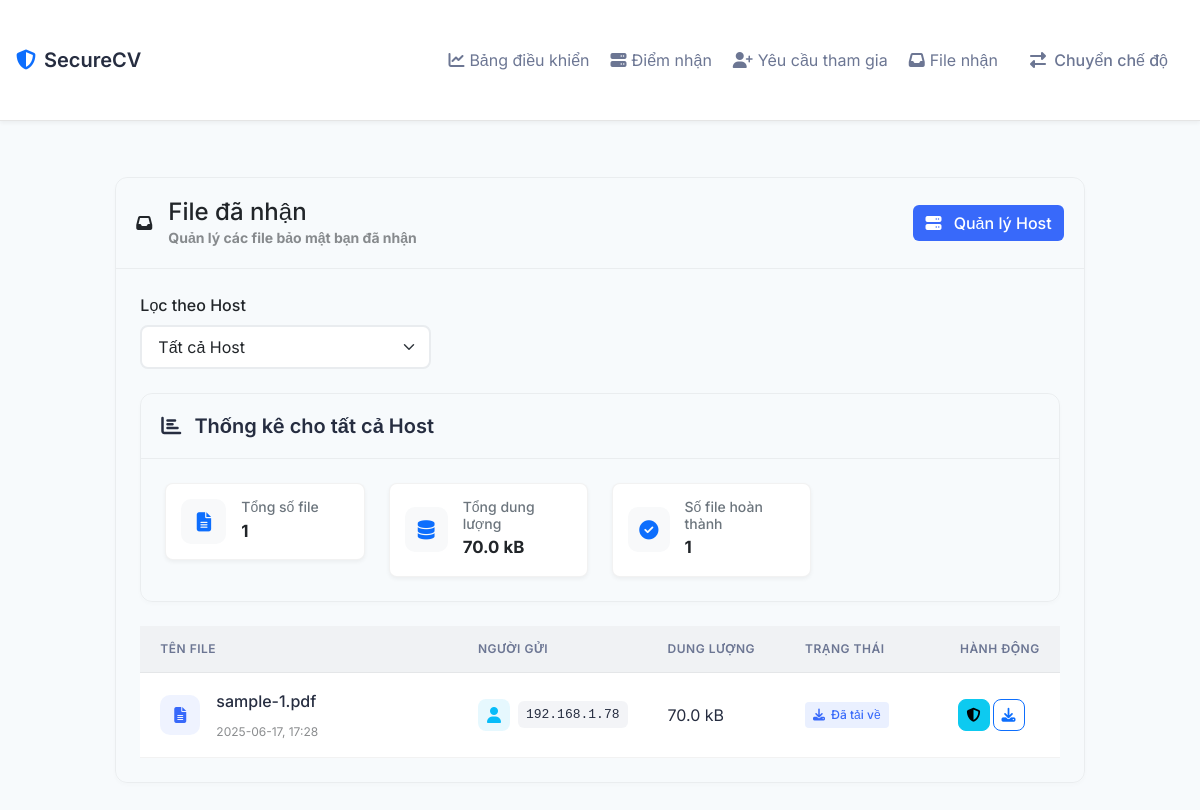
/receiver_files, run on an earlier commit of the app's database.
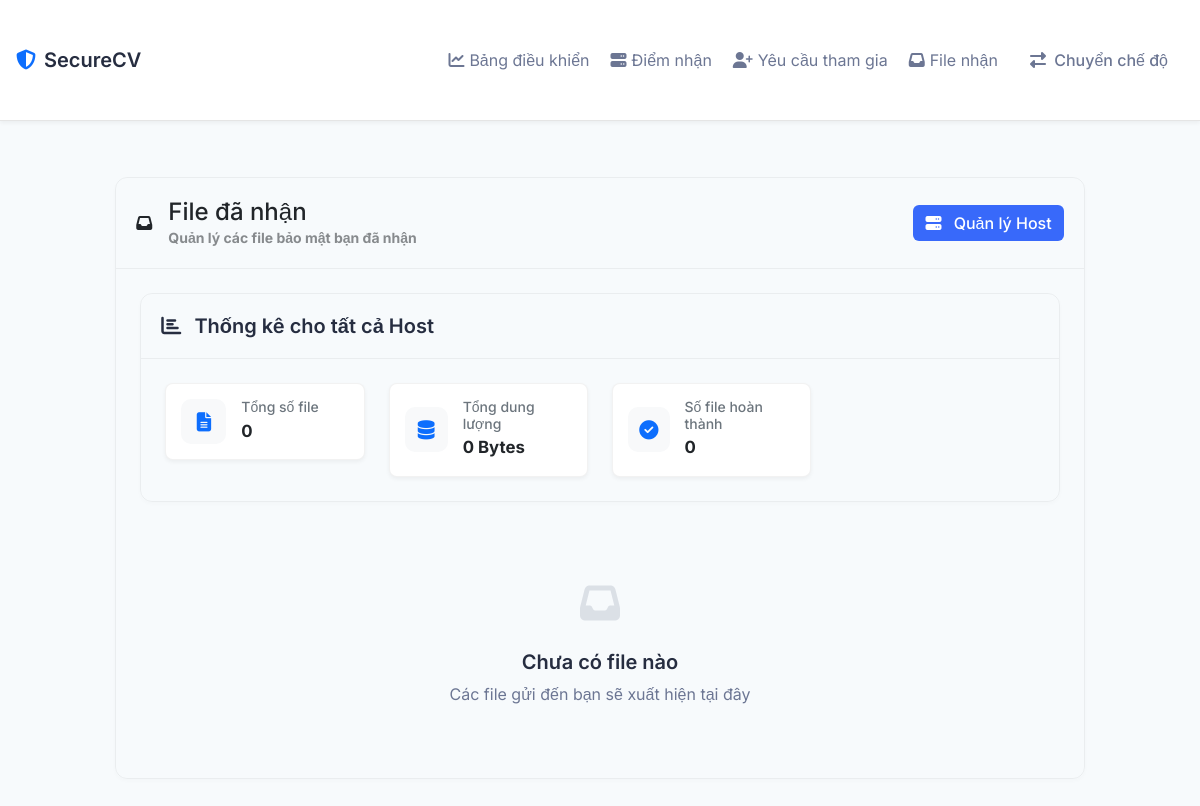
And on a later commit of the database.
### models.py (models this page shows, shortened)
class UploadSession(db.Model):
    id = db.Column(db.Integer, primary_key=True)
    sender_ip = db.Column(db.String(45), nullable=False)
    receiver_ip = db.Column(db.String(45), nullable=False)
    receiver_name = db.Column(db.String(100), nullable=False)
    session_token = db.Column(db.String(64), unique=True, nullable=False)
    filename = db.Column(db.String(255))
    file_hash = db.Column(db.String(128))
    file_size = db.Column(db.Integer)
    file_metadata = db.Column(db.Text)
    filepath = db.Column(db.String(512))
    drive_file_id = db.Column(db.String(100), nullable=True)
    drive_link = db.Column(db.String(512), nullable=True)
    source_type = db.Column(db.String(10))
    status = db.Column(db.String(20), default='pending')
    fail_step = db.Column(db.String(50))
    error_message = db.Column(db.Text)
    created_at = db.Column(db.DateTime, default=datetime.utcnow)
    updated_at = db.Column(db.DateTime, default=datetime.utcnow, onupdate=datetime.utcnow)
    downloaded_at = db.Column(db.DateTime)

### routes.py (the view)
@app.route('/receiver_files')
def receiver_files():
    client_ip = get_client_ip()
    hosts = Host.query.filter_by(created_by=client_ip).all()
    selected_host_id = request.args.get('host_id', type=int)
    if selected_host_id:
        selected_host = Host.query.get_or_404(selected_host_id)
        if selected_host.created_by != client_ip:
            flash('Access denied', 'error')
            return redirect(url_for('receiver_files'))
        received_files = UploadSession.query.filter_by(
            receiver_ip=selected_host.ip_address,
            receiver_name=selected_host.name
        ).order_by(UploadSession.created_at.desc()).all()
    else:
        host_ips = [host.ip_address for host in hosts]
        received_files = UploadSession.query.filter(
            UploadSession.receiver_ip.in_(host_ips)
        ).order_by(UploadSession.created_at.desc()).all()
    stats = {
        'total_files': len(received_files),
        'total_size': sum(f.file_size for f in received_files if f.file_size),
        'completed_files': len([f for f in received_files if f.status in [FILE_STATUS['VERIFIED'], FILE_STATUS['DOWNLOADED']]]),
    }
    return render_template('received_files.html',
                         hosts=hosts,
                         selected_host_id=selected_host_id,
                         received_files=received_files,
                         stats=stats)

### routes.py (called while the page is built)
def get_client_ip():
    ip = None
    if request.headers.get('X-Forwarded-For'):
        ip = request.headers.get('X-Forwarded-For').split(',')[0].strip()
    elif request.headers.get('X-Real-IP'):
        ip = request.headers.get('X-Real-IP')
    else:
        ip = request.remote_addr
    try:
        return ipaddress.ip_address(ip).exploded
    except ValueError:
        return None

### templates/received_files.html (shortened to what the changed rows need)
{% extends "base.html" %}
{% block content %}
<div class="row justify-content-center">
    <div class="col-lg-10">
        <div class="card mb-4">
            <div id="received-files-container" class="card-body">
                {% if hosts %}
                <div class="mb-4">
                    <form action="{{ url_for('receiver_files') }}" method="GET" class="row">
                        <div class="col-md-4">
                            <label class="form-label fw-medium mb-2">Lọc theo Host</label>
                            <select class="form-select" id="hostSelect" name="host_id" onchange="this.form.submit()">
                                <option value="">Tất cả Host</option>
                            </select>
                        </div>
                    </form>
                </div>
                {% endif %}
                <div class="card mb-4">
                    <div class="card-body">
                        <div class="row g-4">
                            <div class="col-md-3">
                                <div class="stat-card">
                                    <div class="stat-info">
                                        <h6>Tổng số file</h6>
                                        <strong>{{ stats.total_files }}</strong>
                                    </div>
                                </div>
                            </div>
                            <div class="col-md-3">
                                <div class="stat-card">
                                    <div class="stat-info">
                                        <h6>Tổng dung lượng</h6>
                                        <strong>{{ stats.total_size | filesizeformat }}</strong>
                                    </div>
                                </div>
                            </div>
                            <div class="col-md-3">
                                <div class="stat-card">
                                    <div class="stat-info">
                                        <h6>Số file hoàn thành</h6>
                                        <strong>{{ stats.completed_files }}</strong>
                                    </div>
                                </div>
                            </div>
                        </div>
                    </div>
                </div>
                {% if received_files %}
                <div class="table-responsive">
                    <table id="table-received-files" class="table table-hover align-middle mb-0">
                        <thead>
                            <tr>
                                <th style="width: 35%">Tên file</th>
                                <th style="width: 20%">Người gửi</th>
                                <th style="width: 15%">Dung lượng</th>
                                <th style="width: 15%">Trạng thái</th>
                                <th style="width: 15%" class="text-end">Hành động</th>
                            </tr>
                        </thead>
                        <tbody>
                            {% for file in received_files %}
                            <tr data-session-token="{{ file.session_token }}" data-file-id="{{ file.id }}">
                                <td>
                                    <div class="d-flex align-items-center">
                                        <div class="file-icon me-3">
                                            <i class="fas fa-file-alt"></i>
                                        </div>
                                        <div class="file-info">
                                            <div class="file-name">{{ file.filename }}</div>
                                            <div class="file-date text-muted small">
                                                {{ file.created_at.strftime('%Y-%m-%d, %H:%M') }}
                                            </div>
                                        </div>
                                    </div>
                                </td>
                                <td>
                                    <div class="d-flex align-items-center">
                                        <div class="sender-avatar me-2">
                                            <i class="fas fa-user"></i>
                                        </div>
                                        <code class="sender-ip">{{ file.sender_ip }}</code>
                                    </div>
                                </td>
                                <td>{{ file.file_size | filesizeformat }}</td>
                                <td>
                                    {% if file.status == 'verified' %}
                                        <span class="status-badge status-verified">
                                            <i class="fas fa-check-circle"></i>
                                            Đã xác thực
                                        </span>
                                    {% elif file.status == 'failed' %}
                                        <span class="status-badge status-failed">
                                            <i class="fas fa-times-circle"></i>
                                            Lỗi
                                        </span>
                                    {% elif file.status == 'downloaded' %}
                                        <span class="status-badge status-downloaded">
                                            <i class="fas fa-download"></i>
                                            Đã tải về
                                        </span>
                                    {% else %}
                                        <span class="status-badge status-pending">
                                            <i class="fas fa-clock"></i>
                                            Đang chờ
                                        </span>
                                    {% endif %}
                                </td>
                                <td class="text-end">
                                    <div id="file-action-btn" style="display: flex; gap: 3px; justify-content: center;">
                                        {% if file.status != 'pending' %}
                                        <button type="button" class="btn btn-sm btn-info verify-details-btn"
                                                data-session-token="{{ file.session_token }}"
                                                data-file-id="{{ file.id }}"
                                                data-host-id="{{ file.receiver_ip }}"
                                                data-bs-toggle="tooltip"
                                                data-bs-title="Xem chi tiết xác thực">
                                            <i class="fas fa-shield-alt"></i>
                                        </button>
                                        {% endif %}
                                        <button type="button" class="btn btn-sm btn-outline-primary download-btn"
                                                data-session-token="{{ file.session_token }}"
                                                data-file-id="{{ file.id }}"
                                                data-bs-toggle="tooltip"
                                                data-bs-title="{% if file.status == 'verified' or file.status == 'downloaded' %}Tải file đã giải mã{% else %}Tải file mã hóa{% endif %}">
                                            <i class="fas {% if file.status == 'verified' or file.status == 'downloaded' %}fa-download{% else %}fa-lock{% endif %}"></i>
                                        </button>
                                    </div>
                                </td>
                            </tr>
                            {% endfor %}
                        </tbody>
                    </table>
                </div>
                {% else %}
                <div class="empty-state text-center py-5">
                    <div class="empty-state-icon mb-3">
                        <i class="fas fa-inbox"></i>
                    </div>
                    <h5 class="empty-state-title">Chưa có file nào</h5>
                    <p class="empty-state-text mb-0">Các file gửi đến bạn sẽ xuất hiện tại đây</p>
                </div>
                {% endif %}
            </div>
        </div>
    </div>
</div>
{% endblock %}

What changed in the data, as far as the page shows it:
removed UploadSession: filename "sample-1.pdf", created_at "2025-06-17, 17:28", sender_ip "192.168.1.78", file_size|filesizeformat "70.0 kB", status "downloaded" (drawn)
Also different on the page:
{{ stats.total_files }}: "1" → "0"
{{ stats.total_size | filesizeformat }}: "70.0 kB" → "0 Bytes"
{{ stats.completed_files }}: "1" → "0"
form field host_id: "Tất cả Host" → (not shown)
text no longer shown: "Lọc theo Host TÊN FILE NGƯỜI GỬI DUNG LƯỢNG TRẠNG THÁI HÀNH ĐỘNG"
text now shown: "Chưa có file nào Các file gửi đến bạn sẽ xuất hiện tại đây"
